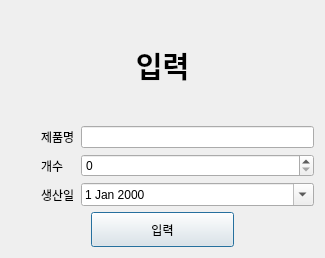
<?xml version="1.0" encoding="UTF-8"?>
<ui version="4.0">
 <class>Dialog</class>
 <widget class="QDialog" name="Dialog">
  <property name="geometry">
   <rect>
    <x>0</x>
    <y>0</y>
    <width>325</width>
    <height>258</height>
   </rect>
  </property>
  <property name="windowTitle">
   <string>Dialog</string>
  </property>
  <property name="modal">
   <bool>false</bool>
  </property>
  <layout class="QVBoxLayout" name="verticalLayout">
   <item>
    <widget class="QLabel" name="label">
     <property name="font">
      <font>
       <pointsize>22</pointsize>
       <weight>75</weight>
       <bold>true</bold>
      </font>
     </property>
     <property name="text">
      <string>입력</string>
     </property>
     <property name="alignment">
      <set>Qt::AlignCenter</set>
     </property>
    </widget>
   </item>
   <item>
    <layout class="QGridLayout" name="gridLayout">
     <property name="leftMargin">
      <number>30</number>
     </property>
     <property name="topMargin">
      <number>0</number>
     </property>
     <item row="0" column="0">
      <widget class="QLabel" name="label_2">
       <property name="text">
        <string>제품명</string>
       </property>
      </widget>
     </item>
     <item row="0" column="1">
      <widget class="QLineEdit" name="inputproduct"/>
     </item>
     <item row="1" column="0">
      <widget class="QLabel" name="label_3">
       <property name="text">
        <string>개수</string>
       </property>
      </widget>
     </item>
     <item row="1" column="1">
      <widget class="QSpinBox" name="countspin">
       <property name="maximum">
        <number>999</number>
       </property>
      </widget>
     </item>
     <item row="2" column="0">
      <widget class="QLabel" name="label_4">
       <property name="text">
        <string>생산일</string>
       </property>
      </widget>
     </item>
     <item row="2" column="1">
      <widget class="QDateEdit" name="proddate">
       <property name="calendarPopup">
        <bool>true</bool>
       </property>
      </widget>
     </item>
    </layout>
   </item>
   <item>
    <layout class="QHBoxLayout" name="horizontalLayout">
     <property name="leftMargin">
      <number>80</number>
     </property>
     <property name="topMargin">
      <number>0</number>
     </property>
     <property name="rightMargin">
      <number>80</number>
     </property>
     <item>
      <widget class="QPushButton" name="inputpush">
       <property name="minimumSize">
        <size>
         <width>0</width>
         <height>35</height>
        </size>
       </property>
       <property name="text">
        <string>입력</string>
       </property>
      </widget>
     </item>
    </layout>
   </item>
  </layout>
 </widget>
 <resources/>
 <connections/>
</ui>
